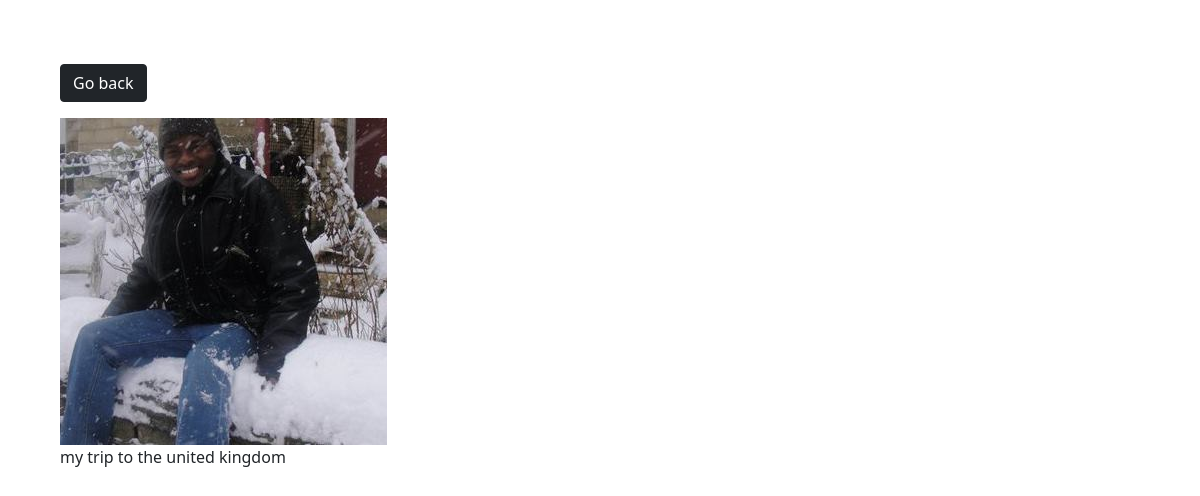
Screenshot of /pix/1/ with the database file from the repository.
### pix/models.py (models this page shows, shortened)
class Pix(models.Model):
    category = models.ForeignKey(Category,on_delete=models.SET_NULL,null=True,blank=True)
    image = models.ImageField(null=False,blank=False)
    description = models.TextField()

### pix/views.py (the view)
# urls.py: path('pix/<str:pk>/',views.viewPix,name='pix'),
def viewPix(request,pk):
    pix = Pix.objects.get(id=pk)
    return render(request,'pix/pix.html',{'pix':pix})

### pix/templates/pix/pix.html (shortened to what this page needs)
<!DOCTYPE html>
<html lang="en">
<head>
    <link href="https://cdn.jsdelivr.net/npm/bootstrap@5.0.0-beta1/dist/css/bootstrap.min.css" rel="stylesheet">
</head>
<body class="m-5">
    <div class="container">
        <div class="row justify-content-center">
            <div class="col">
                <a href="{% url 'gallery' %}" class="btn btn-dark my-3">Go back</a>
                <div style="height: 90vh;">
                    <img style="max-width:100% ;max-height:100%" src="{{pix.image.url}}" alt="">
                    <p>{{pix.description}}</p>
                </div>
            </div>
        </div>
    </div>
</body>
</html>

### rows the page displays
Pix: image (picture), description "my trip to the united kingdom"
